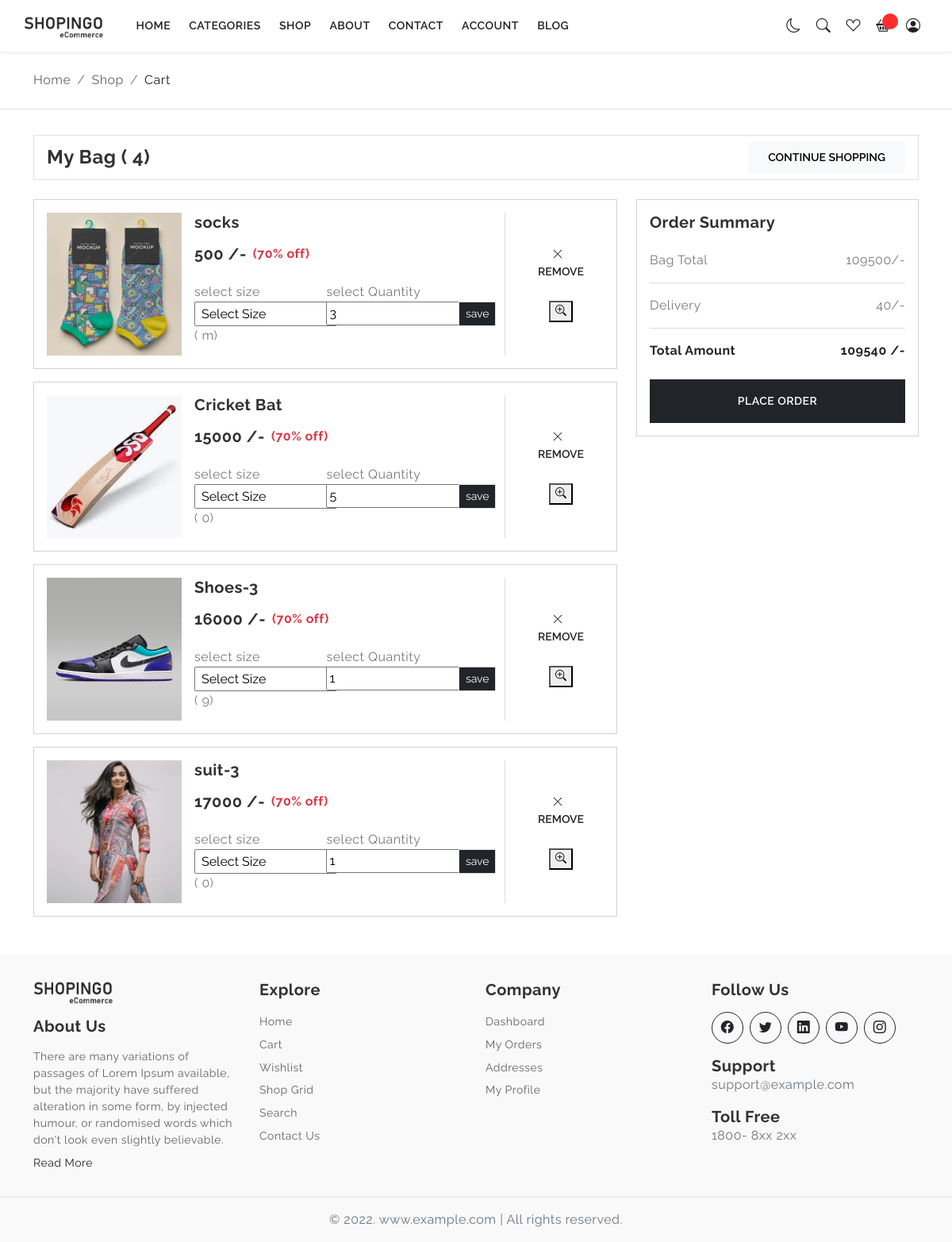
/src/view/cart.php (signed in), run on an earlier commit of the app's database.
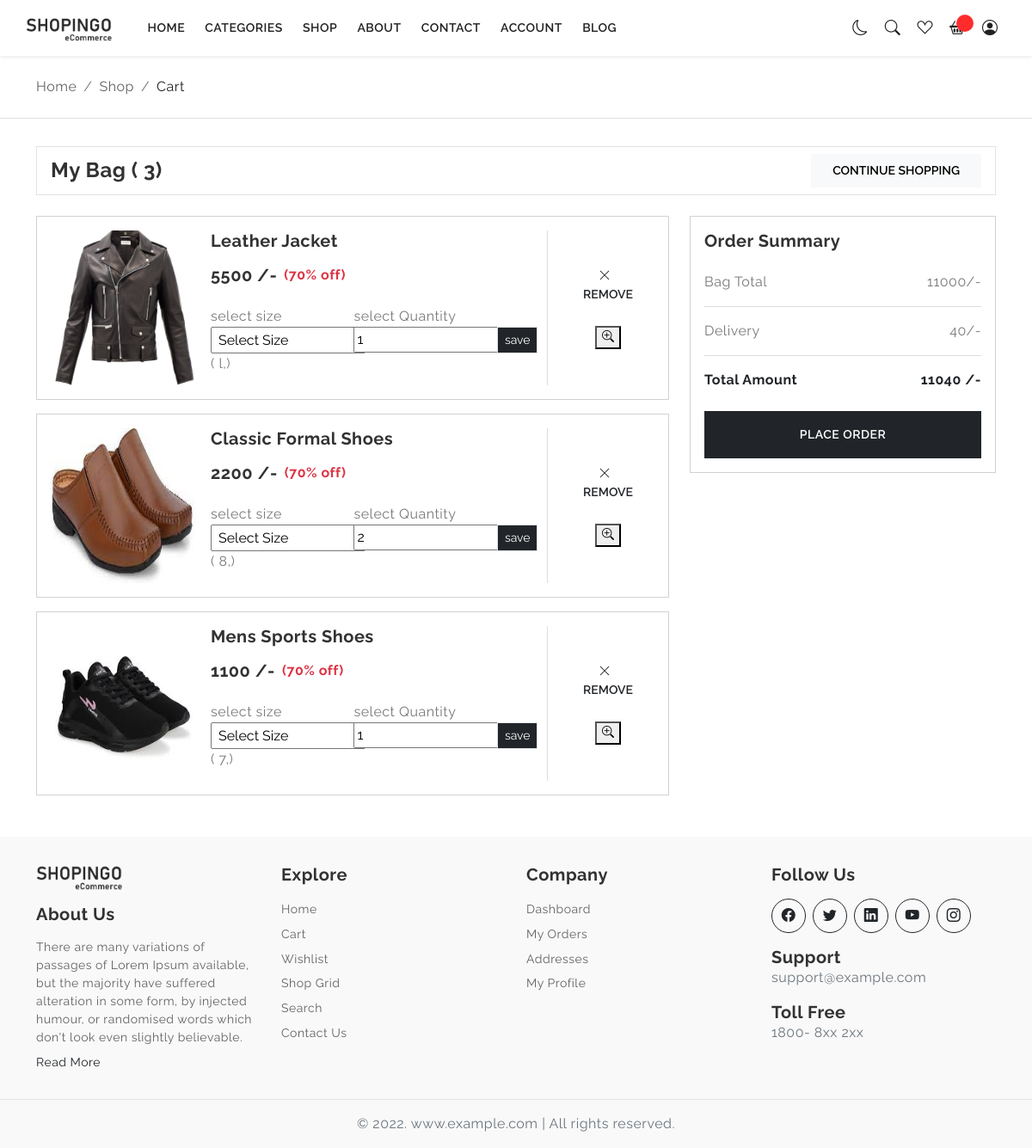
And on a later commit of the database.
### tables this page shows
CREATE TABLE `products_table` (
  `id` int NOT NULL,
  `product_name` varchar(255) NOT NULL,
  `description` varchar(255) NOT NULL,
  `price` int NOT NULL,
  `brand` varchar(255) NOT NULL,
  `stock` int NOT NULL,
  `product_size` varchar(255) DEFAULT NULL,
  `isFeatured` int NOT NULL DEFAULT '0',
  `isDeleted` int NOT NULL DEFAULT '0',
  `category_id` int NOT NULL,
  `featured_product_image` varchar(255) NOT NULL,
  `created_at` timestamp NOT NULL DEFAULT CURRENT_TIMESTAMP,
  `updated_at` timestamp NULL DEFAULT NULL ON UPDATE CURRENT_TIMESTAMP,
  `deleted_at` timestamp NULL DEFAULT NULL,
  `restored_at` datetime DEFAULT NULL
);

CREATE TABLE `products_cart` (
  `id` int NOT NULL,
  `user_id` int NOT NULL,
  `product_id` int NOT NULL,
  `image_id` int NOT NULL DEFAULT '0',
  `product_price` int NOT NULL,
  `quantity` int DEFAULT '1',
  `delete_status` int NOT NULL DEFAULT '0',
  `size` varchar(255) DEFAULT '0',
  `selected_image` varchar(255) NOT NULL,
  `added_on` datetime NOT NULL DEFAULT CURRENT_TIMESTAMP
);

### src/controller/fetch_cart_data.php (called while the page is built, shortened)
<?php
include '../../config/connection.php';
$user_id = $_SESSION['user_id'];
$fetch_cart_query = "SELECT  products_table.* FROM `products_table` INNER JOIN `products_cart` ON products_table.id = products_cart.product_id
 INNER JOIN `users_table` ON users_table.id = products_cart.user_id  WHERE users_table.id = $user_id AND products_cart.delete_status = 0";
$execute = mysqli_query($conn, $fetch_cart_query);
$count = mysqli_num_rows($execute);
while ($row = mysqli_fetch_assoc($execute)) {
  $data_container[] = $row;
}
$fetch_data = "SELECT SUM(product_price * quantity) AS total_price, SUM(quantity) AS total_products FROM `products_cart` WHERE user_id = $user_id";
$execute = mysqli_query($conn, $fetch_data);
$result = mysqli_fetch_assoc($execute);
$total_price = $result['total_price'];
?>

### src/view/cart.php (the view, shortened to what the changed rows need)
<?php
if (isset($_SESSION['user_login'])) {
  include '../../includes/header.php';
  include_once '../../includes/nav.php';
  include '../../config/connection.php';
  include '../controller/fetch_cart_data.php';
  $user_id = $_SESSION['user_id'];
  ?>
  <div class="page-content">
    <div class="py-4 border-bottom">
      <div class="container">
        <nav aria-label="breadcrumb">
          <ol class="breadcrumb mb-0">
            <li class="breadcrumb-item"><a href="javascript:;">Home</a></li>
            <li class="breadcrumb-item"><a href="javascript:;">Shop</a></li>
            <li class="breadcrumb-item active" aria-current="page">Cart</li>
          </ol>
        </nav>
      </div>
    </div>
    <section class="section-padding">
      <div class="container">
        <div class="d-flex align-items-center px-3 py-2 border mb-4">
          <div class="text-start">
            <h4 class="mb-0 h4 fw-bold">My Bag (
              <?php echo $count ?>)
            </h4>
          </div>
          <div class="ms-auto">
            <a href="./index.php"><button type="button" class="btn btn-light btn-ecomm">Continue Shopping</button></a>
          </div>
        </div>
        <div class="row g-4">
          <div class="col-12 col-xl-8">
            <?php
            if (!(empty($data_container))) {
              foreach ($data_container as $data) {
                $product_id = $data['id'];
                $size_product = $data['product_size'];
                $product_size = explode(" ", $size_product);
                $query = "SELECT * FROM `products_cart` WHERE user_id = $user_id AND product_id = $product_id ";
                $execute_2 = mysqli_query($conn, $query);
                $data_container_2 = [];
                if ($execute_2) {
                  while ($row_2 = mysqli_fetch_assoc($execute_2)) {
                    $data_container_2[] = $row_2;
                  }
                  foreach ($data_container_2 as $data_2) {
                    $images_cart = $data_2['selected_image'];
                  }
                }
                ?>
                <div class="card rounded-0 mb-3">
                  <div class="card-body">
                    <div class="d-flex flex-column flex-lg-row gap-3">
                      <div class="product-img">
                        <a href="./product-details.php?product_id=<?php echo $product_id ?>">
                          <img
                            src='<?php echo "../../shopingo_admin2-rahul/assets/images/product_featured_images/$images_cart" ?>'
                            class="" height="180px" width="170px" alt=".">
                        </a>
                      </div>
                      <div class="product-info flex-grow-1">
                        <h5 class="fw-bold mb-0">
                          <?php echo $data['product_name']; ?>
                        </h5>
                        <div class="product-price d-flex align-items-center gap-2 mt-3">
                          <div class="h6 fw-bold">
                            <h5 class="fw-bold mb-0">
                              <?php echo $data['price']; ?> /-
                            </h5>
                          </div>
                          <div class="h6 fw-bold text-danger">(70% off)</div>
                        </div>
                        <div class="mt-3 hstack gap-2">
                          <form action="../controller/cart_handle.php" method="POST">
                            <div class="containe">
                              <div class="row text-left justify-content-left ">
                                <div class="col-md-5">
                                  <label for="">select size</label>
                                  <select style="width: 180px;" class="p-1" name="product_size" id="product_size">
                                    <option value="">Select Size</option>
                                  </select>
                                  <?php $query = "SELECT * FROM `products_cart` WHERE product_id = $product_id AND user_id = $user_id";
                                  $execute = mysqli_query($conn, $query);
                                  $data_container_cart = array();
                                  while ($row = mysqli_fetch_assoc($execute)) {
                                    $data_container_cart[] = $row;
                                  }
                                  foreach ($data_container_cart as $data_cart):
                                    $product_size = $data_cart['size'];
                                    $product_quantity = $data_cart['quantity'];
                                  endforeach;
                                  ?>
                                  <div class="container">
                                    <div class="row">
                                      (
                                      <?php echo $product_size ?>)
                                    </div>
                                  </div>
                                </div>
                                <div class="col-md-5">
                                  <label for="">select Quantity</label>
                                  <input style="width: 180px;" name="product_quantity" type="text"
                                    value="<?php echo $product_quantity; ?>" placeholder="enter quantity">
                                </div>
                                <div class="col-md-2">
                                  <button class="mt-4 btn btn-sm btn-dark border rounded-0"
                                    name="updatesize_quantity">save</button>
                                </div>
                              </div>
                            </div>
                          </form>
                        </div>
                      </div>
                      <div class="d-grid gap-2 align-self-start align-self-lg-center">
                        <form action="../controller/cart_handle.php" method="POST">
                          <button type="submit" name="remove_cart_btn" class="btn btn-ecomm"><i
                              class="bi bi-x-lg me-2"></i>Remove</button>
                        </form>
                        <a href="javascript:;" data-bs-toggle="modal" class="btn btn-ecomm"
                          data-bs-target="#QuickViewModal<?= $product_id ?>">
                          <button type="button"> <i class="bi bi-zoom-in"></i></button></a>
                      </div>
                    </div>
                  </div>
                </div>
                <?php
              }
              ?>
            </div>
            <div class="col-12 col-xl-4">
              <div class="card rounded-0 mb-3">
                <div class="card-body">
                  <h5 class="fw-bold mb-4">Order Summary</h5>
                  <div class="hstack align-items-center justify-content-between">
                    <p class="mb-0">Bag Total</p>
                    <p class="mb-0">
                      <?php echo $total_price; ?>/-
                    </p>
                  </div>
                  <hr>
                  <div class="hstack align-items-center justify-content-between">
                    <p class="mb-0">Delivery</p>
                    <?php $delivery_charges = 40; ?>
                    <p class="mb-0">
                      <?php
                      if ($total_price > 0 || $total_price <= 500) {
                        echo $delivery_charges;
                      } else {
                        echo 0;
                      } ?>/-
                    </p>
                  </div>
                  <hr>
                  <div class="hstack align-items-center justify-content-between fw-bold text-content">
                    <p class="mb-0">Total Amount</p>
                    <p class="mb-0">
                      <?php if ($total_price > 0) {
                        echo $total_price + $delivery_charges;
                      } else {
                        echo 0;
                      }
                      ?> /-
                    </p>
                  </div>
                  <div class="d-grid mt-4">
                    <a href="./address.php?user_id=<?php echo $user_id; ?>" class="btn btn-dark btn-ecomm py-3 px-5"> Place
                      Order</a>
                  </div>
                </div>
              </div>
            </div>
            <?php
            } else {
              echo '<h1 class="text-center mt-5" style="color: red; font-weight:bold ">Cart is empty</h1>';
            }
            ?>
        </div>
    </section>
  </div>
  <?php include '../../includes/footer.php' ?>
  </body>
  </html>
<?php } else {
  header("Location: ./login.php");
}
?>

What changed in the data, as far as the page shows it:
removed products_table: products_cart.selected_image (picture), product_name "socks", price "500", products_cart.size "m", product_quantity "3"
no longer on this page (row edited): products_table: products_cart.selected_image (picture), product_name "Cricket Bat", price "15000", products_cart.size "0", product_quantity "5"
removed products_table: products_cart.selected_image (picture), product_name "Shoes-3", price "16000", products_cart.size "9", product_quantity "1"
removed products_table: products_cart.selected_image (picture), product_name "suit-3", price "17000", products_cart.size "0", product_quantity "1"
added products_table: products_cart.selected_image (picture), product_name "Leather Jacket", price "5500", products_cart.size "l,", product_quantity "1"
added products_table: products_cart.selected_image (picture), product_name "Classic Formal Shoes", price "2200", products_cart.size "8,", product_quantity "2"
added products_table: products_cart.selected_image (picture), product_name "Mens Sports Shoes", price "1100", products_cart.size "7,", product_quantity "1"
Also different on the page:
$count: "4" → "3"
$total_price: "109500" → "11000"
$total_price + $delivery_charges: "109540" → "11040"
